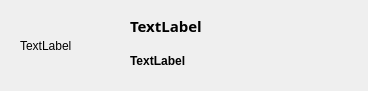
<?xml version="1.0" encoding="UTF-8"?>
<ui version="4.0">
 <class>new_friend_buddy</class>
 <widget class="QWidget" name="new_friend_buddy">
  <property name="geometry">
   <rect>
    <x>0</x>
    <y>0</y>
    <width>368</width>
    <height>91</height>
   </rect>
  </property>
  <property name="windowTitle">
   <string>Form</string>
  </property>
  <widget class="QLabel" name="label_headimg">
   <property name="geometry">
    <rect>
     <x>20</x>
     <y>10</y>
     <width>71</width>
     <height>71</height>
    </rect>
   </property>
   <property name="text">
    <string>TextLabel</string>
   </property>
  </widget>
  <widget class="QLabel" name="label_name">
   <property name="geometry">
    <rect>
     <x>130</x>
     <y>10</y>
     <width>141</width>
     <height>31</height>
    </rect>
   </property>
   <property name="font">
    <font>
     <family>微软雅黑</family>
     <pointsize>11</pointsize>
     <weight>75</weight>
     <bold>true</bold>
    </font>
   </property>
   <property name="text">
    <string>TextLabel</string>
   </property>
  </widget>
  <widget class="QLabel" name="label_id">
   <property name="geometry">
    <rect>
     <x>130</x>
     <y>50</y>
     <width>151</width>
     <height>21</height>
    </rect>
   </property>
   <property name="font">
    <font>
     <family>Arial</family>
     <weight>75</weight>
     <bold>true</bold>
    </font>
   </property>
   <property name="text">
    <string>TextLabel</string>
   </property>
  </widget>
 </widget>
 <resources/>
 <connections/>
</ui>
